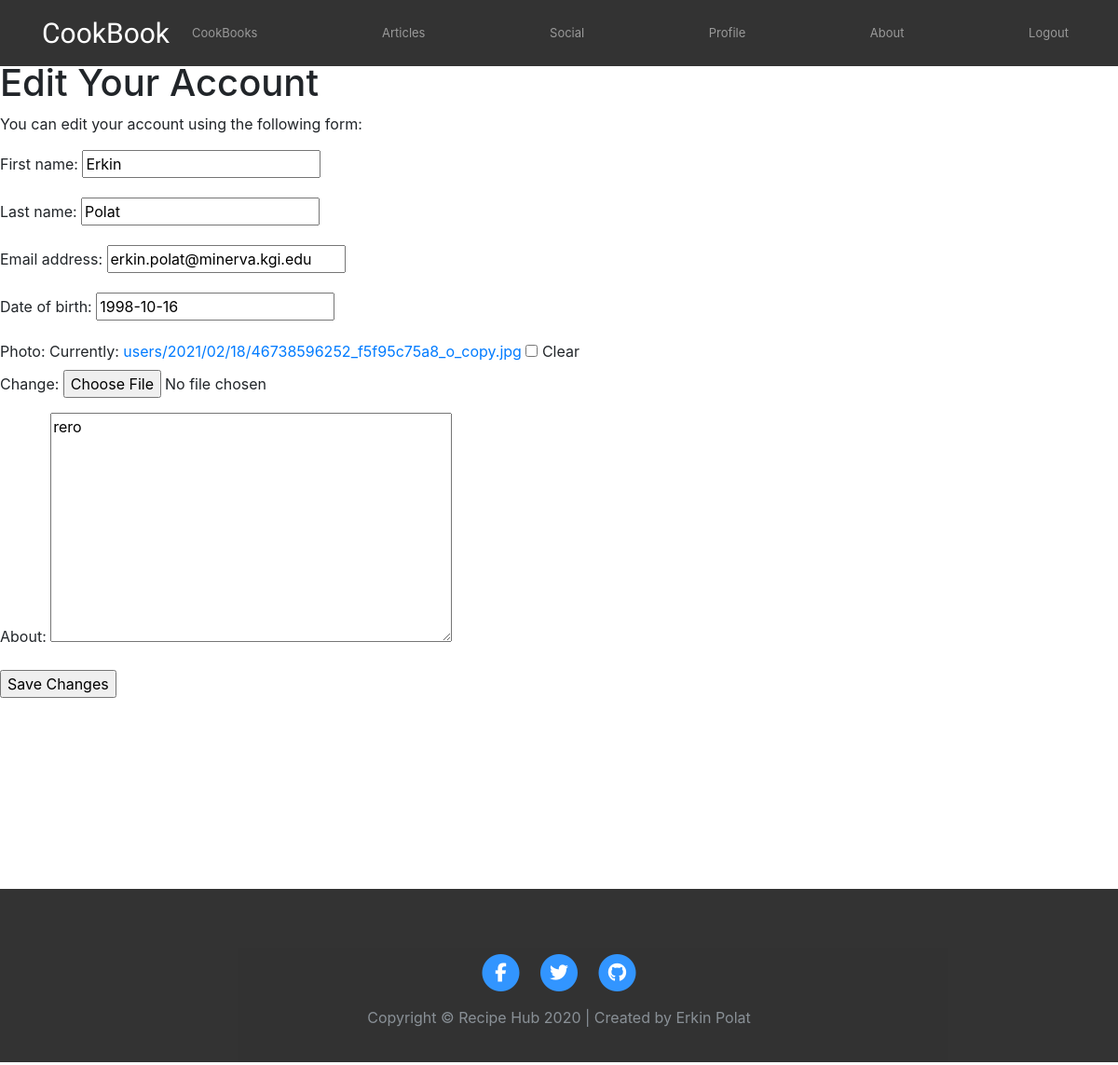
/account/edit/ (signed in), run on an earlier commit of the app's database.
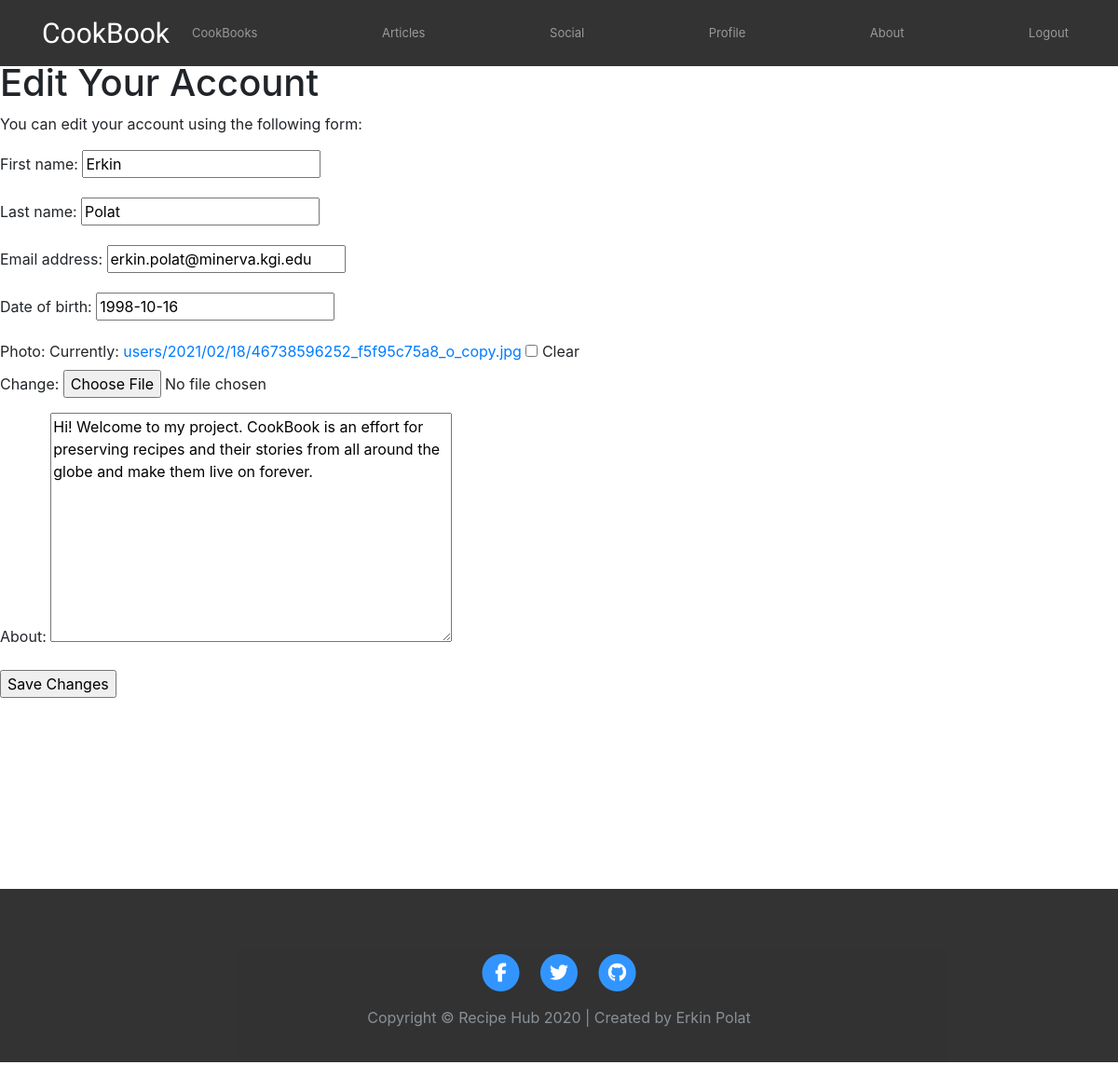
And on a later commit of the database.
### account/models.py (models this page shows, shortened)
class Profile(models.Model):
	user = models.OneToOneField(settings.AUTH_USER_MODEL, on_delete=models.CASCADE)
	date_of_birth = models.DateField(blank=True, null=True)
	photo = models.ImageField(upload_to='users/%Y/%m/%d/', blank=True)
	followers = models.ManyToManyField(settings.AUTH_USER_MODEL, related_name='following', blank=True)
	about = models.TextField(blank = True)

### account/views.py (the view)
# urls.py: path('edit/', views.edit, name='edit'),
@login_required
def edit(request):
	if request.method == 'POST':
		user_form = UserEditForm(instance=request.user, data=request.POST)
		profile_form = ProfileEditForm(instance=request.user.profile, data=request.POST, files=request.FILES)
		if user_form.is_valid() and profile_form.is_valid():
			user_form.save()
			profile_form.save()
	else:
		user_form = UserEditForm(instance=request.user)
		profile_form = ProfileEditForm(instance=request.user.profile)
	return render(request, 'account/edit.html', {'user_form': user_form, 'profile_form': profile_form})

### account/forms.py
class UserEditForm(forms.ModelForm):
	class Meta:
		model=User
		fields=('first_name', 'last_name', 'email')

class ProfileEditForm(forms.ModelForm):
	class Meta:
		model=Profile
		fields=('date_of_birth', 'photo', 'about')

### account/templates/account/edit.html (shortened to what this page needs)
{% extends "base.html" %}
{% block content %}
	<h1>Edit Your Account</h1>
	<p>You can edit your account using the following form:</p>
	<form method="post" enctype="multipart/form-data">
		{{ user_form.as_p }}
		{{ profile_form.as_p }}
		<p><input type="submit" value="Save Changes"></p>
	</form>
{% endblock %}

What changed in the data, as far as the page shows it:
changed Profile: about "rero" → "Hi! Welcome to my project. CookBook is an effort for preserving recipes and their stories from all around the globe and make them live on forever."
